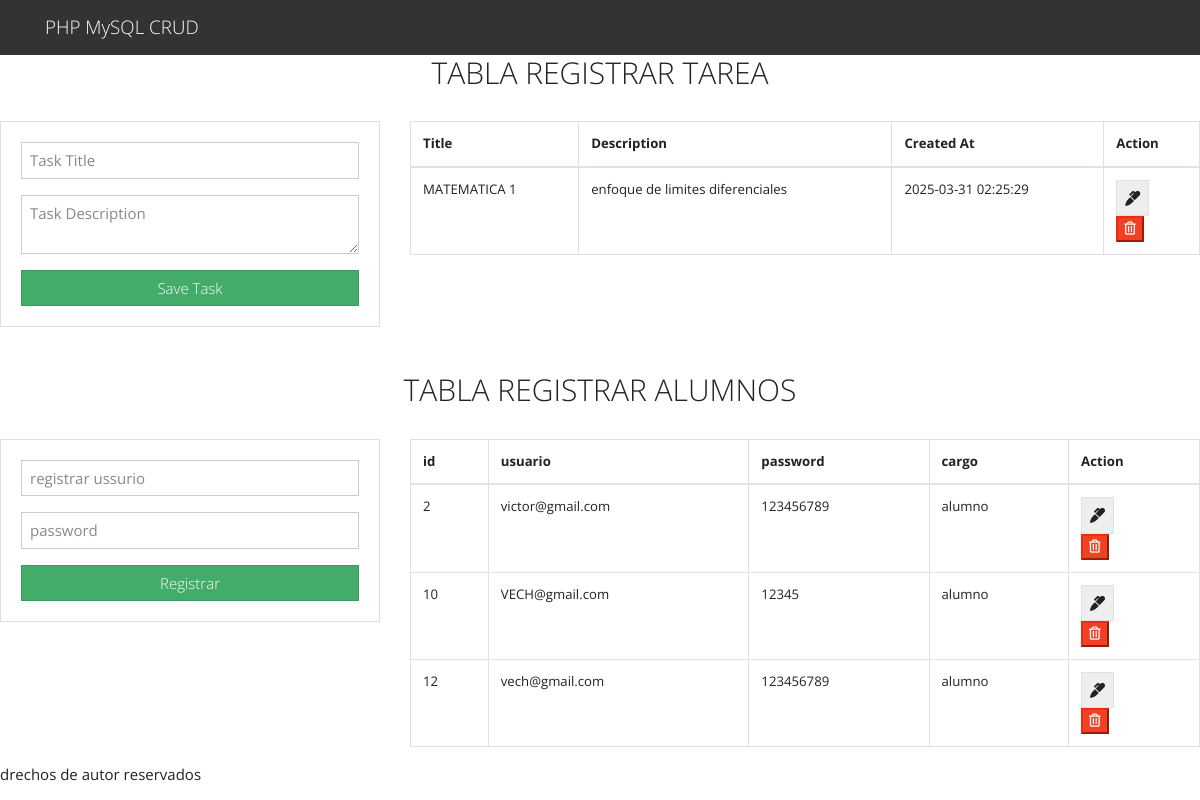
The page / on the database its author committed.
### tables this page shows
CREATE TABLE `task` (
  `id` int NOT NULL AUTO_INCREMENT,
  `title` varchar(255) NOT NULL,
  `description` text,
  `created_at` timestamp NULL DEFAULT CURRENT_TIMESTAMP,
  PRIMARY KEY (`id`)
);

CREATE TABLE `users` (
  `id` int NOT NULL AUTO_INCREMENT,
  `usuario` varchar(50) NOT NULL,
  `clave` varchar(20) NOT NULL,
  `cargo` varchar(15) DEFAULT 'alumno',
  `privilegio` varchar(2) NOT NULL,
  `created_at` timestamp NULL DEFAULT CURRENT_TIMESTAMP,
  PRIMARY KEY (`id`)
);

### public/index.php (called while the page is built, shortened)
<?php
include_once './autoload.php';
include_once './../app/views/inc/head.php';
include_once './../app/views/inc/body.php';
?>

### app/models/viewModel.php (called while the page is built, shortened)
<?PHP
    class viewModel{
        public function getViewModel($view){
            $view = $view === 'edit-task' ? 'editTask' : $view;
            $view = $view === 'edit-user' ? 'editUser' : $view;
            $viewListWhite = ['home', 'editTask', 'editUser'];
            if(in_array($view, $viewListWhite)){
                if(file_exists('./../app/views/content/'.$view.'-view.php')){
                    return [
                        'view' => './../app/views/content/' . $view . '-view.php',
                        'includeHeaderFooter' => true
                    ];
                }else{
                    return [
                        'view' => './../app/views/content/404-view.php',
                        'includeHeaderFooter' => false
                    ];
                }
            }elseif($view === 'login'){
                return [
                    'view' => './../app/views/content/login-view.php',
                    'includeHeaderFooter' => false
                ];
            }else{
                return [
                    'view' => './../app/views/content/404-view.php',
                    'includeHeaderFooter' => false
                ];
            }
        }
    }

### public/autoload.php (called while the page is built, shortened)
<?php
    spl_autoload_register(function($clase){
        $archivo = __DIR__."/../".$clase.".php";
        $archivo = str_replace("\\","/",$archivo);
    });

### config/env.php (called while the page is built, shortened)
<?php
$envfile = __DIR__. '/../.env';
if(file_exists($envfile)){
    $lines = file($envfile, FILE_IGNORE_NEW_LINES | FILE_SKIP_EMPTY_LINES);
    foreach($lines as $line){
        if(strpos(trim($line), '#') === 0){
            continue;
        }
        list($name, $value) = explode('=', $line, 2);
        $name = trim($name);
        $value = trim($value);
    }
}
function env($key, $default = null){
    $value = getenv($key);
    return $value !== false ? $value : $default;
}

### app/models/dbModel.php (called while the page is built, shortened)
<?php
    include_once __DIR__ . '/../../config/env.php';
    class dbModel{
        private $host;
        private $db;
        private $user;
        private $pass;
        private static $instancia;
        private $conection;
        private function __construct(){
            $this->host = DB_HOST;
            $this->db = DB_DATABASE;
            $this->user = DB_USERNAME;
            $this->pass = DB_USERPASS;
        }
        public static function getInstance(){
            if(self::$instancia === null){
                self::$instancia = new self();
            }
            return self::$instancia;
        }
        private function conect(){
            try{
                $this->conection = new PDO("mysql:host=$this->host;dbname=$this->db", $this->user, $this->pass);
                $this->conection->setAttribute(PDO::ATTR_ERRMODE, PDO::ERRMODE_EXCEPTION);
                $this->conection->exec("SET CHARACTER SET utf8");
            }catch(PDOException $e){
                error_log("Error al conectar a la base de datos: ". $e->getMessage());
                throw new Exception("Error al conectar a la base de datos" . $e->getMessage());
            }
        }
        public function getConect(){
            return $this->conection;
        }
    }

### app/models/mainModel.php (called while the page is built, shortened)
<?php
    class mainModel{
        private $conection;
        public function __construct(){
            $this->conection = dbModel::getInstance();
        }
        public function execution(string $query, array $params = []): PDOStatement|bool{
            try{
            $execQuery = $this->conection->getconect()->prepare($query);
                $execQuery->execute();
                return $execQuery;
            }catch(PDOException $e){
                error_log("Error al conectar a la base de datos: ". $e->getMessage());
                echo "Error al conectar a la base de datos: " . $e->getMessage();
                return false;
            }
        }
        public function clearString(string $string): string {
            $string = trim($string);
            $string = htmlspecialchars($string, ENT_QUOTES, 'UTF-8');
            $string = preg_replace('/\b(SELECT|DELETE|INSERT|DROP|TRUNCATE|SHOW|--|;)\b/i', '', $string);
            return $string;
        }
        public function selection(string $type, string $table, string $field = '', int|string $id = ''):PDOStatement|false{
            $type = $this->clearString($type);
            $table = $this->clearString($table);
            $field = $this->clearString($field);
            if($type === "all"){
                $query = "SELECT * FROM $table";
                return $this->execution($query);
            }elseif($type === "one"){
                $query = "SELECT * FROM $table WHERE $field = :ID";
                $params = [
                    [":ID", $id, is_string($id) ? PDO::PARAM_STR : PDO::PARAM_INT]
                ];
                return $this->execution($query, $params ?? []);
            }
            return false;
        }
    }

### app/controllers/userController.php (the view, shortened to what this page needs)
<?php
    class userController extends mainModel{
        public function getUserRegister(string $type = 'all', string $table = 'users', $id = null){
            if($type === 'all'){
                $registro = $this->selection($type, $table);
                if ($registro) {
                    $resultados = $registro->fetchAll(PDO::FETCH_ASSOC);
                    $main = '';
                    foreach($resultados as $resultado){
                        $main .= '<tr>';
                        $main .= '<td>'.$resultado['id'].'</td>';
                        $main .= '<td>'.$resultado['usuario'].'</td>';
                        $main .= '<td>'.$resultado['clave'].'</td>';
                        $main .= '<td>'.$resultado['cargo'].'</td>';
                        $main .= '<td>';
                        $main .= '<a href="'.APP_URL.'edit-user/'.$resultado['id'].'" class="btn btn-secondary">';
                        $main .= '<i class="fas fa-marker"></i>';
                        $main .= '</a>';
                        $main .= '<form action="'.APP_URL.'../app/ajax/userAjax.php" method="POST" class="formAjax">';
                        $main .= '<input type="hidden" name="modulo-user" value="delete-user">';
                        $main .= '<input type="hidden" name="id-user" value="'.$resultado['id'].'">';
                        $main .= '<button class="btn-danger" name="update" >
                                    <i class="far fa-trash-alt"></i>
                                  </button>';
                        $main .= '</form>';
                        $main .= '</td>';
                        $main .= '</tr>';
                    }
                    return $main;
                } else {
                    $main = '<tr><td colspan="5">No se encontraron regsitros</td></tr>';
                    return $main;
                }
            }else if($type === 'one'){
                $registro = $this->selection($type, $table, 'id', $id);
                if($registro){
                    $resultados = $registro->fetch(PDO::FETCH_ASSOC);
                    $main = '<form action="'.APP_URL.'../app/ajax/userAjax.php" method="POST" class="formAjax">';
                    $main .= '<input type="hidden" name="modulo-user" value="update">';
                    $main .= '<input type="hidden" name="id-user" value="'.$resultados['id'].'">';
                    $main .= '<div class="form-group">
                                <input name="usuario" type="email" pattern="^[a-zA-Z0-9._%+-]+@[a-zA-Z0-9.-]+\.[a-zA-Z]{2,}$" class="form-control" value="'.$resultados['usuario'].'" placeholder="Update Title">
                            </div>';
                    $main .= '<div class="form-group">
                                <input type="text" name="clave" class="form-control" value ="'.$resultados['clave'].'">
                             </div>';
                    $main .= '<button class="btn-success" name="update">
                                Update
                             </button>';
                    $main .= '</form>';
                    return $main;
                }else{
                    $main = '<h3>No se encontraron registros</h3>';
                    return $main;
                }
            }
        }
    }

### app/views/inc/head.php (shortened to what this page needs)
<!DOCTYPE html>
<html lang="es">
<head>
    <link rel="stylesheet" href="https://bootswatch.com/4/yeti/bootstrap.min.css">
    <link rel="stylesheet" href="../css/bienvenida.css">
    <link rel="stylesheet" href="https://use.fontawesome.com/releases/v5.6.3/css/all.css">
</head>

### app/views/inc/body.php (shortened to what this page needs)
<body class="cuerpo">
<?php
    $showView =  new viewController();
    $showView->showViewController($url[0]);
?>
</body>
</html>

### app/controllers/viewController.php (shortened to what this page needs)
<?php
    class viewController extends viewModel{
        public function showViewController($view){
            $viewModel = $this->getViewModel($view);
            if ($viewModel['includeHeaderFooter']) {
                include './../app/views/inc/layout/header.php';
                include $viewModel['view'];
                include './../app/views/inc/layout/footer.php';
            } else {
                include $viewModel['view'];
            }
        }
    }

### app/views/inc/layout/header.php
<header>
  <nav class="navbar navbar-dark bg-dark">
    <div class="container">
      <a class="navbar-brand" href="index.php">PHP MySQL CRUD</a>
    </div>
  </nav>
</header>

### app/views/content/home-view.php (shortened to what this page needs)
<center>
  <h2>TABLA REGISTRAR TAREA</h2>
  <br>
</center>
<div class="row">
  <div class="col-md-4">
    <div class="card card-body">
      <form action="../app/ajax/taskAjax.php" method="POST" class="formAjax">
        <div class="form-group">
          <input type="text" name="title" class="form-control" placeholder="Task Title" autofocus pattern="[a-zA-Zá-é-í-ó-úÁ-É-ÍÓ-Ú-ñÑ0-9]+" required>
        </div>
        <div class="form-group">
          <textarea name="description" rows="2" class="form-control" placeholder="Task Description" required></textarea>
        </div>
        <input type="submit" name="save_task" class="btn btn-success btn-block" value="Save Task">
      </form>
    </div>
  </div>
  <div class="col-md-8">
    <table class="table table-bordered">
      <thead>
        <tr>
          <th>Title</th>
          <th>Description</th>
          <th>Created At</th>
          <th>Action</th>
        </tr>
      </thead>
      <tbody>
        <?php
           $instanica = new taskController();
           echo $instanica->getTaskRegister();
        ?>
      </tbody>
    </table>
  </div>
</div>
<br><br>
<center>
<h2>TABLA REGISTRAR ALUMNOS</h2>
<br>
</center>
<div class="row">
  <div class="col-md-4">
    <div class="card card-body">
      <form action="../app/ajax/userAjax.php" method="POST">
        <div class="form-group">
          <input type="text" name="usuario" class="form-control" placeholder="registrar ussurio" autofocus required>
        </div>
        <div class="form-group">
          <input type="password" name="clave"  class="form-control" placeholder="password" required>
        </div>
        <input type="submit" name="registrar" class="btn btn-success btn-block" value="Registrar">
      </form>
    </div>
  </div>
  <div class="col-md-8">
    <table class="table table-bordered">
      <thead>
        <tr>
          <th>id</th>
          <th>usuario</th>
          <th>password</th>
          <th>cargo</th>
          <th>Action</th>
        </tr>
      </thead>
      <tbody>
        <?php
          $instanica = new userController();
          echo $instanica->getUserRegister();
        ?>
      </tbody>
    </table>
  </div>
</div>

### app/controllers/taskController.php (shortened to what this page needs)
<?php
    class taskController extends mainModel{
        public function getTaskRegister(string $type = 'all', string $table = 'task', $id = null){
            if($type === 'all'){
                $registro = $this->selection($type, $table);
                if ($registro) {
                    $resultados = $registro->fetchAll(PDO::FETCH_ASSOC);
                    $main = '';
                    foreach($resultados as $resultado){
                        $main .= '<tr>';
                        $main .= '<td>'.$resultado['title'].'</td>';
                        $main .= '<td>'.$resultado['description'].'</td>';
                        $main .= '<td>'.$resultado['created_at'].'</td>';
                        $main .= '<td>';
                        $main .= '<a href="'.APP_URL.'edit-task/'.$resultado['id'].'" class="btn btn-secondary">';
                        $main .= '<i class="fas fa-marker"></i>';
                        $main .= '</a>';
                        $main .= '<form action="'.APP_URL.'../app/ajax/taskAjax.php" method="POST" class="formAjax">';
                        $main .= '<input type="hidden" name="modulo-task" value="delete-task">';
                        $main .= '<input type="hidden" name="id-task" value="'.$resultado['id'].'">';
                        $main .= '<button class="btn-danger" name="update" >
                                    <i class="far fa-trash-alt"></i>
                                  </button>';
                        $main .= '</form>';
                        $main .= '</td>';
                        $main .= '</tr>';
                    }
                    return $main;
                } else {
                    $main = '<tr><td colspan="4">No se encontraron regsitros</td></tr>';
                    return $main;
                }
            }else if($type === 'one'){
                $registro = $this->selection($type, $table, 'id', $id);
                if($registro){
                    $resultados = $registro->fetch(PDO::FETCH_ASSOC);
                    $main = '<form action="'.APP_URL.'../app/ajax/taskAjax.php" method="POST" class="formAjax">';
                    $main .= '<input type="hidden" name="modulo-task" value="update-task">';
                    $main .= '<input type="hidden" name="id-task" value="'.$resultados['id'].'">';
                    $main .= '<div class="form-group">
                                <input name="title" type="text" pattern="[a-zA-Z-á-é-í-ó-ú-Á-É-Í-Ó-Ú-ñ-Ñ0-9]+" class="form-control" value="'.$resultados['title'].'" placeholder="Update Title">
                            </div>';
                    $main .= '<div class="form-group">
                                <textarea name="description" pattern="[a-zA-ZáéíóúÁÉÍÓÚñÑ0-9]+" class="form-control" cols="30" rows="10">'.$resultados['description'].'</textarea>
                             </div>';
                    $main .= '<button class="btn-success" name="update">
                                Update
                             </button>';
                    $main .= '</form>';
                    return $main;
                }else{
                    $main = '<h3>No se encontraron registros</h3>';
                    return $main;
                }
            }
        }
    }

### app/views/inc/layout/footer.php (shortened to what this page needs)
<footer>
   <p>drechos de autor reservados</p>
</footer>

### rows shown on the page
task: title "MATEMATICA 1", description "enfoque de limites diferenciales", created_at "2025-03-31 02:25:29"
users: id "2", usuario "victor@gmail.com", clave "123456789", cargo "alumno"
users: id "10", usuario "VECH@gmail.com", clave "12345", cargo "alumno"
users: id "12", usuario "vech@gmail.com", clave "123456789", cargo "alumno"
